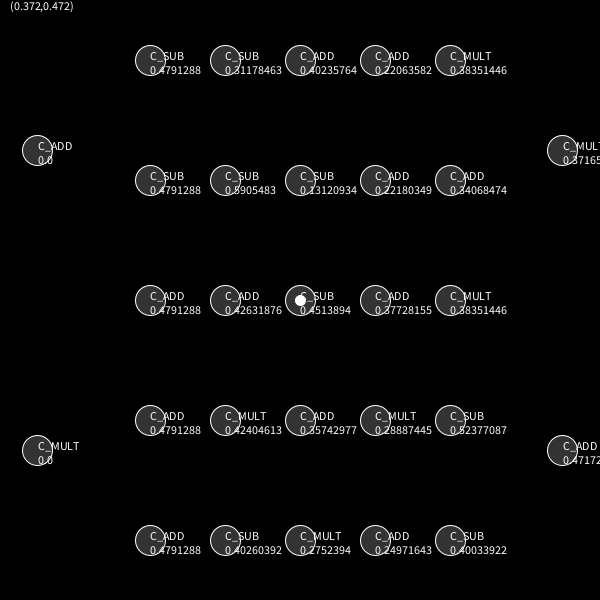
Frame 1 (no input)
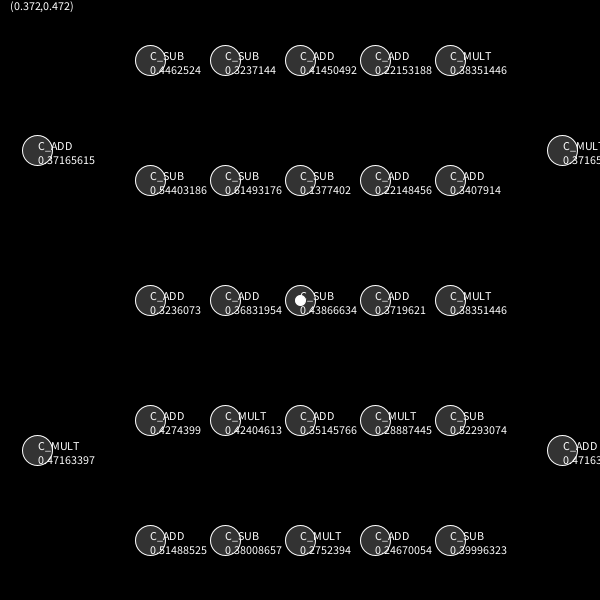
Frame 60 (the mouse pressed at the canvas centre just before this capture)
Frame 120 (the mouse held since frame 60 and released just before this capture): identical to frame 60, image omitted

The Processing sketch that drew these frames (run headless with seeded random() and noise(); from frame 60 on, the mouse is pressed at the canvas centre):

// Processing sketch: component_machines
// ── component_machines.pde


Machine machine;
void setup() {
  size(600, 600);
  machine = new Machine(2, 5, 5, 2);
}
float[] fa = {0, 0};

void draw() {
  background(0);
  machine.setInput(fa);
  machine.update();
  float x = machine.output.comps.get(0).value;
  float y = machine.output.comps.get(1).value;
  
  text("(" + nfc(x,3) + "," + nfc(y, 3) + ")", 10, 10);
  
  
  
  fa[0] = x;
  fa[1] = y;
  machine.draw();
  
  ellipse((width /2) + x,(height/2)+ y, 10, 10);
}

// ── Comp.pde
enum COMP_TYPE {
    C_ADD, 
    C_SUB, 
    C_MULT
}
int COMP_ID = 0;
class Comp {
  
  boolean isInput = false;
  final int id; 
  {
    COMP_ID += 1;
    id = COMP_ID;
  }

  int hashCode() {
    return Integer.hashCode(id);
  }

  @Override
    boolean equals(Object o) {
    if (!(o instanceof Comp)) {
      return false;
    } else {
      Comp co = (Comp) o;
      return co.id == id;
    }
  }
  COMP_TYPE type;
  float threshold;
  float value;
  float bias = 0;

  String name;
  PVector pos;
  //final int XI, YI;

  ArrayList<Conn> inputs = new ArrayList<Conn>();
  ArrayList<Conn> outputs = new ArrayList<Conn>();
  Machine machine;
  Layer layer;

  Comp(Machine machine, Layer layer) {

    this.machine = machine;
    this.layer = layer;
    switch (floor(random(3))) {
    case 0:
      type = COMP_TYPE.C_ADD;
      break;
    case 1:
      type = COMP_TYPE.C_SUB;
      break;
    case 2:
      type = COMP_TYPE.C_MULT;
      break;
    }
  }




  void update() {
    value = 0;
    for (Conn input : inputs) {
      switch(type) {
      case C_ADD:
        value += input.from.value * input.weight;
        break;
      case C_SUB:
        value -= input.from.value * input.weight;
        break;
      case C_MULT:
        value *= input.from.value * input.weight;
        break;
      }
    }
    value += layer.bias;
    value = sig(value);
    
  }

  void draw() {
  }
}

// ── Connection.pde







class Conn {
  Comp from;
  Comp to;
  float weight;
  Conn(Comp from, Comp to, float weight) {
    this.from = from;
    this.to = to;
    this.weight = weight;
  }
}

// ── Machine.pde
final int TILE_SIZE = 50;

//class Machine {

//  PVector pos;
//  ArrayList<Comp> components = new ArrayList<Comp>();
//  ArrayList<Conn> connections = new ArrayList<Conn>();
//  Comp[][] grid;
//  ArrayList<Comp> inputs = new ArrayList<Comp>();
//  ArrayList<Comp> outputs = new ArrayList<Comp>();
//  float[] outputValues;
//  final int TA, TD, NUM_INPUTS;



//  Machine (int TA, int TD, int numInputs) {
//    this.TA = TA;
//    this.TD = TD;
//    this.NUM_INPUTS = numInputs;




//    grid = new Comp[TA][TD];
//    for (int x = 0; x < TA; x += 1) {
//      for (int y = 0; y < TD; y += 1) {
//        addComponent(x, y);
//      }
//    }
//    randomConnections();

//    while (inputs.size() < numInputs) {
//      Comp cmp = components.get(floor(random(components.size())));
//      if (!inputs.contains(cmp)) {
//        inputs.add(cmp);
//        cmp.isInput = true;
//      }
//    }

//    for (Comp cmp : components) {
//      if (cmp.type == COMP_TYPE.C_MOVE) {
//        outputs.add(cmp);
//      }
//    }

//    outputValues = new float[outputs.size()];
//  }

//  boolean addConnection(Comp from, Comp to) {
//    if (from == null || to == null) return false;
//    if (from.equals(to)) return false;
//    if (to.isInput) return false;
//    if (to.inputs.size() > 0) return false;

//    Conn connection = new Conn(from, to);
//    from.outputs.add(connection);
//    to.inputs.add(connection);
//    connections.add(connection);
//    return true;
//  }

//  void randomConnections() {

//    for (Comp input : inputs) {
//      Comp other = null;


//      for (int i = 0; i < TA * TD; i += 1) {

//        other = grid[floor(random(TA))][floor(random(TD))];
//        if (addConnection(input, other)) {
//          break;
//        }
//      }
//    }
//    for (int x = 0; x < TA; x += 1) {
//      for (int y = 0; y < TD; y += 1) {
//        Comp cmp = grid[x][y];
//        if (cmp.isInput) continue;
//        Comp other = null;

//        for (int i = 0; i < TA * TD; i += 1) {

//          other = grid[floor(random(TA))][floor(random(TD))];
//          if (addConnection(cmp, other)) {
//            break;
//          }
//        }
//      }
//    }
//  }

//  void addComponent(int xi, int yi) {

//    grid[xi][yi] = new Comp(this, xi, yi);
//    components.add(grid[xi][yi]);
//    //println("added Component @ (" + xi + "," + yi + ")");
//  }

//  void update(float[] inputValues) {

//    for (Comp cmp : inputs) {
//      cmp.update(inputValues);
//    }

//    for (Comp cmp : inputs) {
//      cmp.updateChildren();
//    }


//    //for (int x = 0; x < TA; x += 1) {

//    //  for (int y = 0; y < TD; y += 1) {
//    //    Comp cmp = grid[x][y];
//    //    cmp.update();
//    //  }
//    //}
//  }

//  float[] getOutput() {

//    int i = 0;
//    for (Comp cmp : outputs) {
//      outputValues[i] = cmp.value;

//      i += 1;
//    }

//    return outputValues;
//  }

//  void draw() {
//    int TS = (width / TA);
//    for (int x = 0; x < TA; x += 1) {
//      float xp = x * TS;
//      for (int y = 0; y < TD; y += 1) {
//        float yp = y * TS;
//        Comp cmp = grid[x][y];
//        stroke(0);
//        fill(200); 
//        rect(xp, yp, TS, TS);




//        fill(0);
//        text(cmp.type + "\n" + cmp.value + "\nI:" + cmp.isInput, xp+1, yp+15);
//      }
//    }

//    for (Conn conn : connections) {
//      Comp cmp = conn.from;
//      Comp other = conn.to;


//      stroke(255, 0, 0, 64);
//      float xp = cmp.XI * TS + (TS / 2);
//      float yp = cmp.YI * TS + (TS / 2);
//      float oxp = other.XI * TS + (TS / 2);
//      float oyp = other.YI * TS + (TS / 2);
//      float ppx = xp + ((oxp - xp) * 0.75);
//      float ppy = yp + ((oyp - yp) * 0.75);
//      line(xp, yp, oxp, oyp);

//      ellipse(ppx, ppy, 5, 5);
//    }
//  }
//}

// ── Machine_.pde
class Machine {
  Layer input, output;
  Layer[] layers;

  Machine(int numIn, int numLayers, int numPerLayer, int numOut) {
    input = new Layer(this, numIn);
    output = new Layer(this, numOut);
    layers = new Layer[numLayers];
    for (int i = 0; i < layers.length; i += 1) {
      layers[i] = new Layer(this, numPerLayer);
    }
    connect();
  }

  void setInput(float[] inputValues) {
    if (inputValues.length == input.comps.size() ) {

      for (int i = 0; i < inputValues.length; i += 1) {
        input.comps.get(i).value = inputValues[i];
      }
    }
  }

  void connect() {
    input.connect(layers[0]);
    for (int i = 0; i < layers.length-1; i += 1) {
      Layer ly = layers[i];
      Layer oly = layers[i + 1];
      ly.connect(oly);
      
    }
    
    layers[layers.length-1].connect(output);
  }

  void update() {
    for (Layer layer : layers) {
      layer.update();
    }

    output.update();
  }
  
  void draw() {
    
    float xStep = width / (layers.length + 3);
    input.draw(xStep/2);
    for (int i = 0; i < layers.length; i += 1) {
      Layer ll = layers[i];
      ll.draw((2 * xStep) + (xStep * i));
    }
    
    output.draw(width - (xStep/2));
    
  }
}

class Layer {
  ArrayList<Comp> comps = new ArrayList<Comp>();
  Machine machine;
  float bias;

  Layer(Machine machine, int num) {
    this.machine = machine;
    this.bias = random(-1, 1);
    for (int i = 0; i < num; i += 1) {
      comps.add(new Comp(machine, this));
    }
  }

  void connect(Layer layer) {
    for (Comp cmp : comps) {
      for (Comp o : layer.comps) {
        Conn conn = new Conn(cmp, o, random(-1, 1));
        cmp.outputs.add(conn);
        o.inputs.add(conn);
      }
    }
  }

  void update() {
    for (Comp cmp : comps) {
      cmp.update();
    }
  }
  
  void draw(float x) {
    
    float yStep = height / comps.size();
    
    for (int i = 0;i < comps.size(); i += 1) {
      Comp cmp = comps.get(i);
      
      stroke(255);
      fill(51);
      ellipse(x, (yStep/2) + (yStep * i), 30, 30);
      fill(255);
      text(cmp.type + "\n" + cmp.value, x, (yStep/2) + (yStep * i));
      
    }
    
  }
}

// ── funcs.pde
float sig(float x) {
  return (1.0) / ( 1.0 + exp(-x));
}
